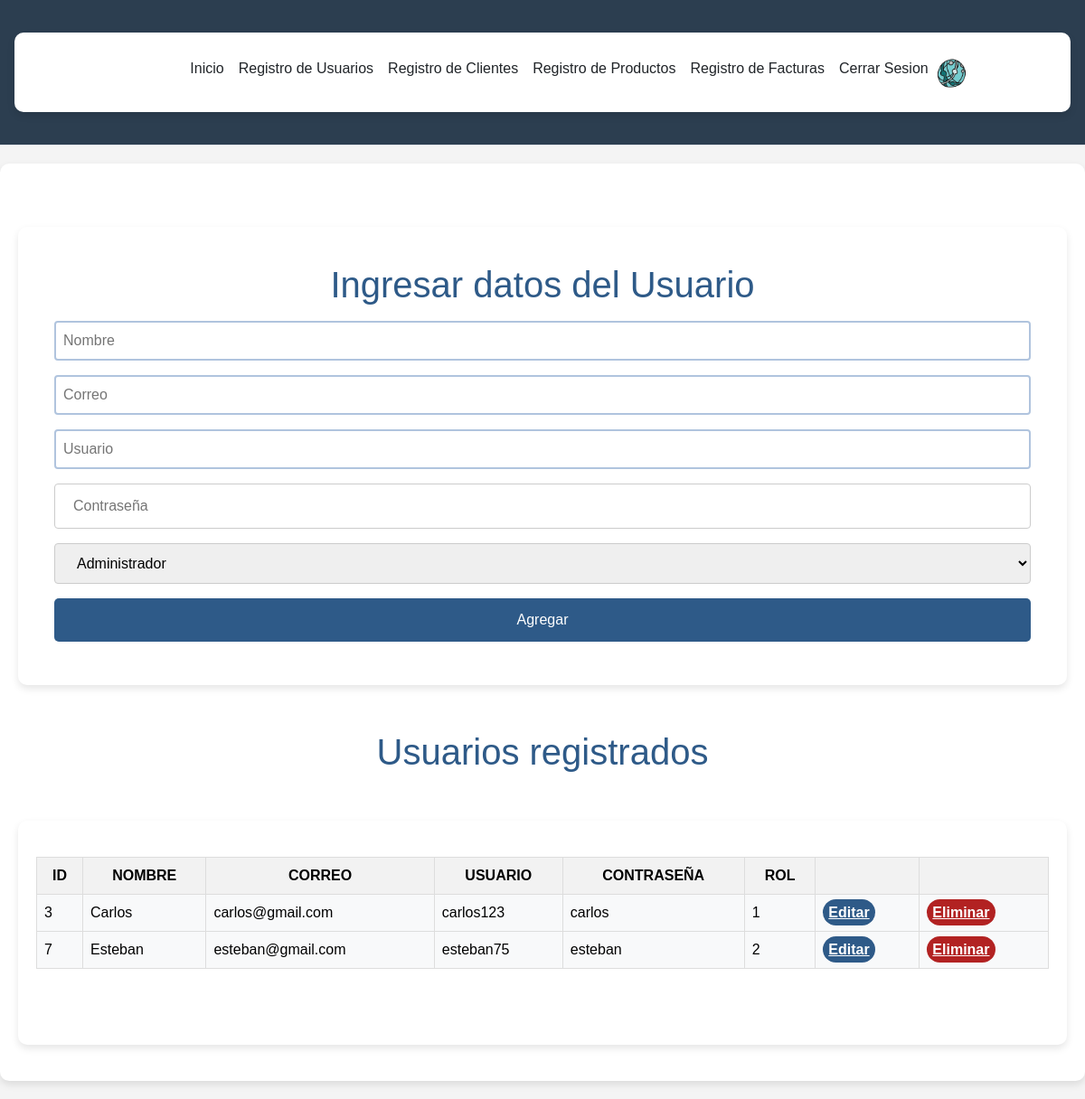
Page /Login_v18/registration-usuario.php on the committed database.
### tables this page shows
CREATE TABLE `usuario` (
  `idusuario` int(11) NOT NULL,
  `nombre` varchar(50) DEFAULT NULL,
  `correo` varchar(100) DEFAULT NULL,
  `usuario` varchar(15) DEFAULT NULL,
  `clave` varchar(100) DEFAULT NULL,
  `rol` int(11) DEFAULT NULL
);

### Login_v18/registration-usuario.php (the view, shortened to what this page needs)
<?php
include("conexion.php");
$sql = "SELECT * FROM usuario";
$query = mysqli_query($mysqli, $sql);
?>
<!DOCTYPE html>
<html lang="es">
<head>
    <link rel="stylesheet" type="text/css" href="style-home2.css?ts=<?= time() ?>" />
</head>
<body>
    <div>
        <?php
        require_once "header.php";
        ?>
    </div>
    <div class="container">
        <div class="users-form">
            <form action="register-usuario.php" method="POST">
                <h1>Ingresar datos del Usuario</h1>
                <input type="text" placeholder="Nombre" name="nombre" required>
                <input type="text" placeholder="Correo" name="correo" required>
                <input type="text" placeholder="Usuario" name="usuario" required>
                <input type="password" placeholder="Contraseña" name="clave" required>
                <select name="rol" required>
                    <?php
                    $roles = mysqli_query($mysqli, "SELECT * FROM rol");
                    while ($rol = mysqli_fetch_array($roles)) {
                        echo "<option value='{$rol['idrol']}'>{$rol['rol']}</option>";
                    }
                    ?>
                </select>
                <input type="submit" onclick="add()" value="Agregar">
            </form>
        </div>
        <h1>Usuarios registrados</h1>
        <br>
        <div class="container">
            <div class="table-responsive">
                <table class="table table-light">
                    <div class="users-table">
                        <thead class="table-dark">
                            <tr>
                                <th>ID</th>
                                <th>NOMBRE</th>
                                <th>CORREO</th>
                                <th>USUARIO</th>
                                <th>CONTRASEÑA</th>
                                <th>ROL</th>
                                <th></th>
                                <th></th>
                            </tr>
                        </thead>
                        <tbody>
                            <?php while ($row = mysqli_fetch_array($query)): ?>
                                <tr>
                                    <td>
                                        <?= $row['idusuario'] ?>
                                    </td>
                                    <td>
                                        <?= $row['nombre'] ?>
                                    <td>
                                        <?= $row['correo'] ?>
                                    </td>
                                    <td>
                                        <?= $row['usuario'] ?>
                                    </td>
                                    <td>
                                        <?= $row['clave'] ?>
                                    </td>
                                    <td>
                                        <?= $row['rol'] ?>
                                    </td>
                                    <td><a href="update-usuario.php?id=<?= $row['idusuario'] ?>"
                                            class="users-table--edit">Editar</a></td>
                                    <td><a onclick="del()" href="delete-usuario.php?id=<?= $row['idusuario'] ?>"
                                            class="users-table--delete">Eliminar</a></td>
                                </tr>
                            <?php endwhile; ?>
                        </tbody>
                    </div>
                </table>
                <br>
                <br>
            </div>
        </div>
</html>

### Login_v18/style-home2.css (style rules this page uses)
body { background-color: #a79d9d; font-family: 'Arial', sans-serif; }
.container { background-color: #ffffff; padding: 20px; border-radius: 10px; box-shadow: 0 4px 8px rgba(0, 0, 0, 0.1); }
h1 { color: #2E5A88; font-weight: bold; }
table { width: 100%; border-collapse: collapse; margin-top: 20px; }
table, th, td { color: black; text-align: center; vertical-align: middle; }
th, td { padding: 8px 12px; text-align: left; }
th { background-color: #D3D3D3; }
.users-form form input[type=text], .users-form form input[type=text], .users-form form input[type=text] { padding: 8px; border: 2px solid #B0C4DE; border-radius: 4px; outline: none; transition: .3s; }
.users-form form input[type=submit] { background-color: #2E5A88; color: #ffffff; border: none; border-radius: 5px; padding: 12px 20px; cursor: pointer; transition: background-color 0.3s ease; }
.users-table--edit { background: #2E5A88; padding: 6px; color: #fff; text-align: center; font-weight: bold; border-radius: 20px; }
.users-table--delete { background: #B22222; padding: 6px; color: #fff; text-align: center; font-weight: bold; border-radius: 20px; }

### Login_v18/style-general.css (style rules this page uses)
* { box-sizing: border-box; margin: 0; padding: 0; }
html { font-family: 'Segoe UI', sans-serif; text-align: center; }
body { background-color: #8A2BE2; font-family: 'Roboto', sans-serif; color: #ffffff; margin: 0; padding: 0; }
.container { max-width: 1200px; margin: 20px auto; padding: 20px; }
.users-form { background-color: rgba(255, 255, 255, 0.1); padding: 40px; border-radius: 10px; box-shadow: 0 4px 8px rgba(0, 0, 0, 0.1); margin-top: 50px; margin-bottom: 50px; }
input[type="text"], input[type="password"], select { width: 100%; padding: 12px 20px; margin: 8px 0; display: inline-block; border: 1px solid #ccc; border-radius: 4px; box-sizing: border-box; }
input[type="submit"] { width: 100%; background-color: #4CAF50; color: white; padding: 14px 20px; margin: 8px 0; border: none; border-radius: 4px; cursor: pointer; }
.table-responsive { overflow-x: auto; }
.table { width: 100%; border-collapse: collapse; }
.table th, .table td { border: 1px solid #ddd; padding: 8px; }
.table th { background-color: #f2f2f2; }
body { font-family: 'Nunito', sans-serif; background-color: #f4f4f4; }

### Login_v18/registration-usuario.php (style rules this page uses)
body { background-color: #a79d9d; font-family: 'Roboto', sans-serif; color: #ffffff; margin: 0; padding: 0; }
.container { max-width: 1200px; margin: 20px auto; padding: 20px; }
.users-form { background-color: rgba(255, 255, 255, 0.1); padding: 40px; border-radius: 10px; box-shadow: 0 4px 8px rgba(0, 0, 0, 0.1); margin-top: 50px; margin-bottom: 50px; }
input[type="text"], input[type="password"], select { width: 100%; padding: 12px 20px; margin: 8px 0; display: inline-block; border: 1px solid #ccc; border-radius: 4px; box-sizing: border-box; }
input[type="submit"] { width: 100%; background-color: #4CAF50; color: white; padding: 14px 20px; margin: 8px 0; border: none; border-radius: 4px; cursor: pointer; }
.table-responsive { overflow-x: auto; }
.table { width: 100%; border-collapse: collapse; }
.table th, .table td { border: 1px solid #ddd; padding: 8px; }
.table th { background-color: #f2f2f2; }

### rows in the picture
usuario: idusuario "3", nombre "Carlos", correo "carlos@gmail.com", usuario "carlos123", clave "carlos", rol "1"
usuario: idusuario "7", nombre "Esteban", correo "esteban@gmail.com", usuario "esteban75", clave "esteban", rol "2"

### other values in the picture
form field rol "Administrador"
